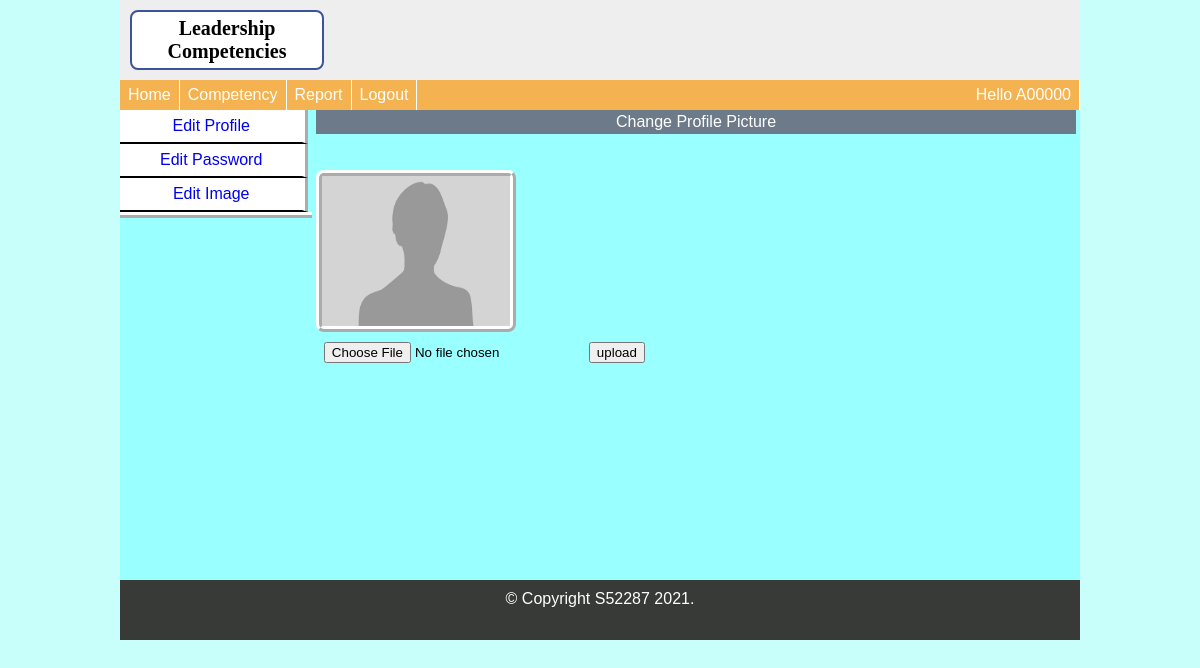
Before: /User/UserChangeImage.php (signed in) with the older database file.
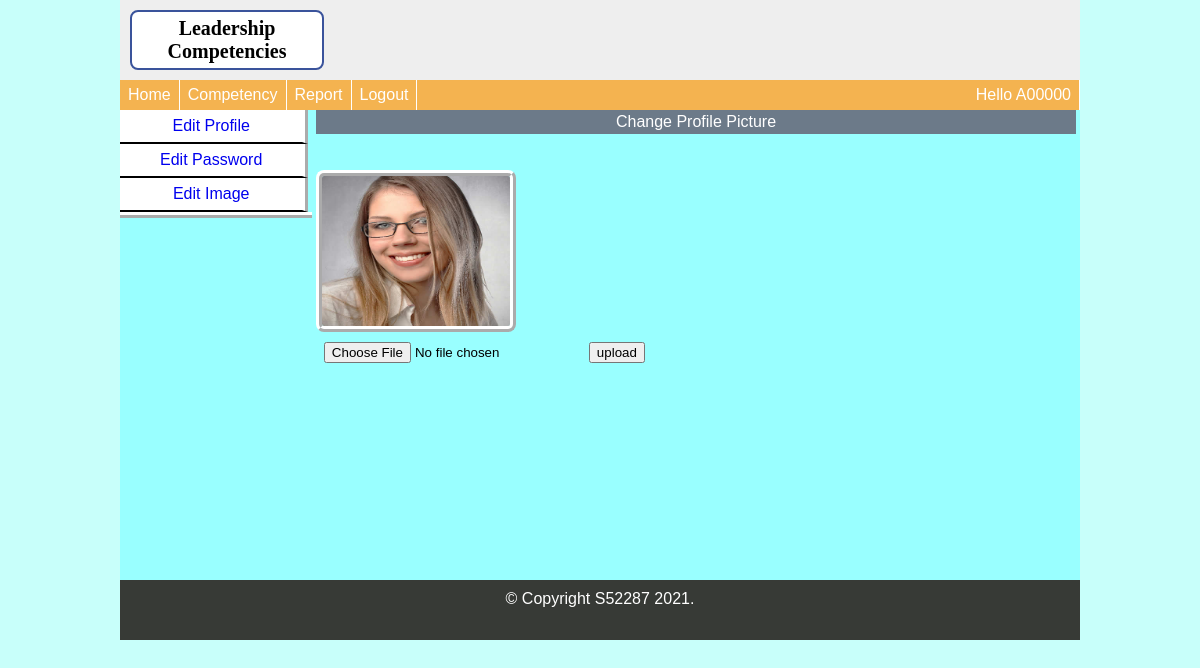
After: the same page with the newer database file.
### tables this page shows
CREATE TABLE `account` (
  `EmployeeID` varchar(255) NOT NULL,
  `Name` varchar(255) NOT NULL,
  `IC` varchar(255) NOT NULL,
  `Contact_Number` varchar(255) NOT NULL,
  `Gender` varchar(255) NOT NULL,
  `Date_of_Birth` date NOT NULL,
  `Address` varchar(255) NOT NULL,
  `Email` varchar(255) NOT NULL,
  `Department` varchar(255) NOT NULL,
  `Position` varchar(255) NOT NULL,
  `image_url` varchar(255) NOT NULL
);

### User/UserChangeImage.php (the view, shortened to what this page needs)
<?php
$ID=$_SESSION["username"];
?>
<!DOCTYPE html>
<html>
<head>
<link rel="stylesheet" type="text/css" href="welcomeuser.css"/>
</head>
<body>
<div class="tp-container">
<div class="tp-boxwrap">
<header>
<div class="tp-logo">Leadership
Competencies</div>
</header>
<div class="tp-content">
	<div class="tp-contentbox">
	<div class="tp-infostrip">
		<nav>
		<ul>
			<li class="left"><a href="Welcomeuser.php">Home</a></li>
			<li class="left"><a href="">Competency</a></li>
			<li class="left"><a href="">Report</a></li>
			<li class="left"><a href="Logout.php">Logout</a></li>
			<li class="right"><a href="Welcomeuser.php">Hello <?php echo $_SESSION['username']; ?></a></li>
		</nav>
	</div>
	<div class="tp-contentwrap1">
		<div class="left wt_25 side_1">
			<div class="menu_list">
				<li><a href="EditUserProfile.php">Edit Profile</a></li>
				<li><a href="UserChangePassword.php">Edit Password</a></li>
				<li><a href="UserChangeImage.php">Edit Image</a></li>
			</div>
		</div>
		<div class="right wt_75">
		<div class="tp-contentwrap2">
			<div class="strip-profile">Change Profile Picture</div>
			<form action="" method="post" enctype="multipart/form-data" >
			<table>
			<tr>
<td class="left"><input type="file" name="uploadfile" /></td>
<td class="left"><input type="submit" name="uploadfilesub" value="upload" /><td>
</tr><br></br>
<?php
$conn = mysqli_connect("localhost", "root", "", "leadercompetency");
$query = $conn->query("SELECT * FROM account where EmployeeID='$ID'");
if($query->num_rows > 0){
    while($row = $query->fetch_assoc()){
        $imageURL = 'imagesuploadedf/'.$row["image_url"];
?>
  		<div class="image_block">
      <img src="<?php echo $imageURL; ?>"alt="" width="190" height="150"/>
			</div>
<?php }
}else{ ?>
    <p>No image(s) found...</p>
<?php } ?>
</form>
			</div>
			</div>
		</div>
</div>
  	</div>
	<footer>
	<div class="">&copy; Copyright S52287 2021.</div>
</footer>
</div>
</div>
</body>
</html>

Changed rows visible on the page:
changed account: image_url: a different picture
